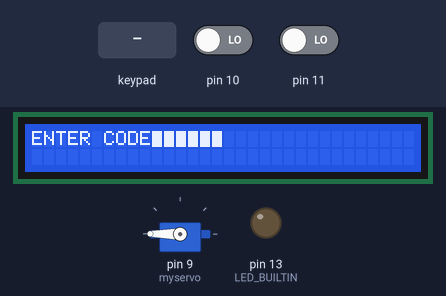
Bench run of a sketch on a simulated Arduino Uno, built with avr-gcc and run on an emulated ATmega328P. On the bench: servo, 32×2 character LCD, output pins drawn as LEDs (lit = HIGH). Inputs (shaded band) come from the test bench; at power-on: pin 10 LOW, pin 11 LOW.

Above: at 1.2 s.
1.3 s: pin 10 driven HIGH
At 1.6 s:
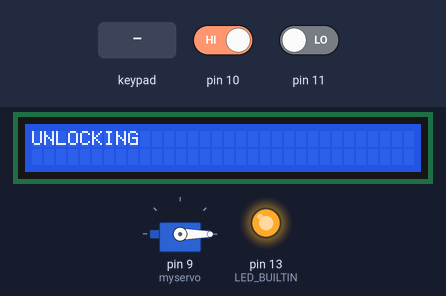
4.3 s: pin 10 driven LOW
6.8 s: pin 11 driven HIGH
At 8.2 s:
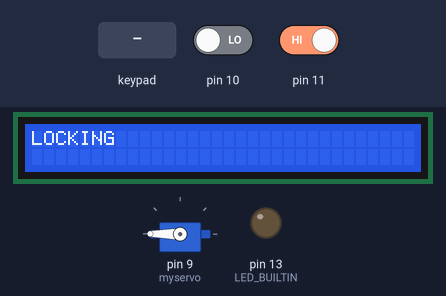
9.8 s: pin 11 driven LOW
12.3 s: keypad keys 5 4 3 2 # pressed 0.4 s apart
At 15.1 s:
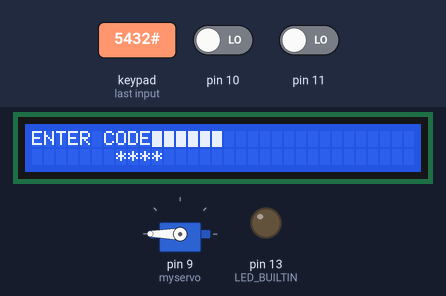
15.8 s: keypad keys 6 7 8 # pressed 0.4 s apart
At 16.0 s:
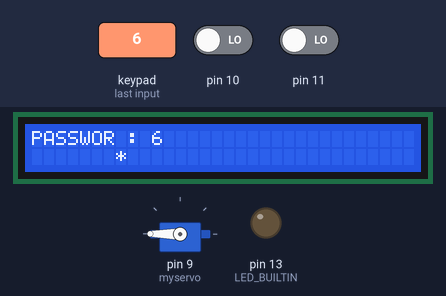
Timing chart, 0 to 18.8 s (numbered marks = the images above; inputs shaded):
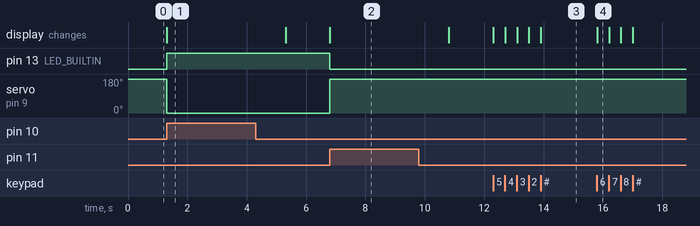

The sketch:

securitykeypad.ino
```cpp
//libraries
#include <Servo.h>
#include <LiquidCrystal.h>
#include <Keypad.h>
#include <EEPROM.h>

//servo
Servo myservo;

//lcd
LiquidCrystal lcd(A0,A1,A2,A3,A4,A5);

//keypad
const byte rows=4;
const byte cols=3;
char key[rows][cols]={
  {'1','2','3'},
  {'4','5','6'},
  {'7','8','9'},
  {'*','0','#'}
};
byte rowPins[rows]={5,4,3,2};
byte colPins[cols]={6,7,8};
Keypad keypad= Keypad(makeKeymap(key),rowPins,colPins,rows,cols);

//global variables
String password="";
String code="";
int waitTime=1;
bool reset=false;
bool access=false;
int keySignal;
int closeSignal;

//initialization
void setup()
{
  readpass();
  Serial.begin(9600);
  pinMode(LED_BUILTIN, OUTPUT);
  pinMode(10, INPUT);
  pinMode(11, INPUT);
  myservo.attach(9);
  myservo.write(180);
  lcd.begin(32,2);
  welcome();
}

//main loop
void loop()
{
  if(code==""&&!access)
  {
    welcome();
  }

  char key=keypad.getKey();
  keySignal=digitalRead(10);
  closeSignal=digitalRead(11);

  if (key!=NO_KEY){
    code+=key;
  }
  //trigger reset password sequence
  if(key=='*')
  {
    reset=true;
    code="";
  }

  if(key=='#')
  {
    reset=false;
    code="";
  }

  if(code!=""&&key!=NO_KEY&&!access)
  {
    int passResult=passwordcheck(code);
    if(passResult==1)
    {
      unlockdoor();
      access=true;
    }
    if(passResult==0)
    {
      incorrect();
      reset=false;
    }
    passResult=2;
  }

  if(reset&&access&&key!=NO_KEY)
  {
    lcd.clear();
    lcd.print("ENTER NEW PASSWORD:");
    lcd.setCursor(7,1);
    lcd.print(code);
    if(code.length()==6)
    {
      passwordreset();
      reset=false;
      code="";
    }
  }

  if(keySignal)
  {
    unlockdoor();
    access=true;
    code="";
    waitTime=1;
  }

  if(closeSignal)
  {
    lockdoor();
    access=false;
    code="";
  }
}

//welcome screen
void welcome()
{
  lcd.setCursor(0,0);
  lcd.print("ENTER CODE");
  lcd.print(password);
}

//read password from ROM
void readpass()
{
  password="";
  char readchar="";
  for(int i=0;i<6;i++)
  {
    EEPROM.get(i,readchar);
    password+=readchar;
  }
}

//reset password
void passwordreset()
{
  if(code.length()==6)
  {
    lcd.clear();
    password=code;
    lcd.setCursor(0,0);
    lcd.print("WRITTEN ");
    for(int i=0;i<6;i++)
    {
      EEPROM.put(i,code[i]);
      delay(1000);
      lcd.setCursor(8,0);
      lcd.print(i);
    }
    lcd.clear();
  }
  else
  {
    lcd.clear();
    lcd.setCursor(0,0);
    lcd.print("PASSWORD MUST BE 6 CHARACTERS LONG");
    delay(4000);
  }
}

//check password
int passwordcheck(String localpass)
{
  lcd.clear();
  lcd.setCursor(0,0);
  lcd.print("PASSWORD:");
  lcd.setCursor(7,0);
  lcd.print(" ");
  lcd.setCursor(7,1);
  //print stars on input
  for(int l=0;l<code.length();l++)
  {
    lcd.print("*");
  }
  lcd.setCursor(10,0);
  lcd.print(code);
  //check password
  if (password.length()==localpass.length())
  {
    if(password==localpass)
    {
      code="";
      waitTime=1;
      return 1;
    }
    else
    {
      waitTime+=waitTime;
      code="";
      return 0;
    }
  }
  else
  {
    return 2;
  }
}

//unlock
void unlockdoor()
{
  lcd.clear();
  lcd.setCursor(0,0);
  lcd.print("UNLOCKING");
  digitalWrite(LED_BUILTIN, HIGH);
  myservo.write(0);
  delay(4000);
  lcd.clear();
  lcd.setCursor(0,0);
  lcd.print("UNLOCKED");
}

//lock
void lockdoor()
{
  lcd.clear();
  lcd.setCursor(0,0);
  lcd.println("LOCKING");
  myservo.write(180);
  digitalWrite(LED_BUILTIN, LOW);
  delay(4000);
  lcd.clear();
  welcome();
}

//wrong input
void incorrect()
{
  lcd.clear();
  lcd.setCursor(0,0);
  lcd.print("INCORRECT CODE");
  delay(waitTime*1000);
  lcd.clear();
  welcome();
}
```

Measured:
- after the input at 1.3 s, pin 13 (LED_BUILTIN): LOW → HIGH at once; servo on pin 9 (myservo): 180° → 0° at once; the display: changes at once (image 1)
- after the input at 6.8 s, pin 13 (LED_BUILTIN): HIGH → LOW at once; servo on pin 9 (myservo): 0° → 180° at once; the display: changes at once (image 2)
- after the input at 12.3 s, the display: first changes at once (image 3 shows a later state)
- after the input at 15.8 s, the display: changes at once (image 4)
